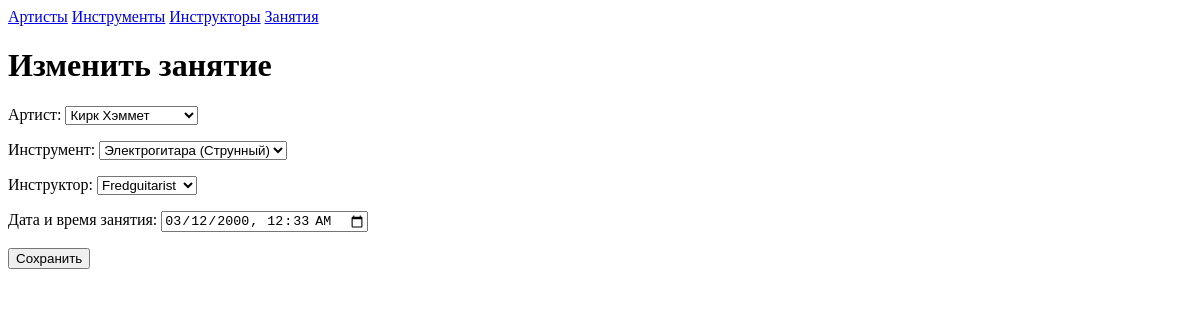
Page /Lesson/3/edit/ on the committed database.
### Application/models.py (models this page shows)
class Lesson(models.Model):
    artist = models.ForeignKey(Artist, on_delete=models.CASCADE, verbose_name="Артист")
    instructor = models.ForeignKey(Instructor, on_delete=models.CASCADE, verbose_name="Инструктор")
    instrument = models.ForeignKey(Instrument, on_delete=models.CASCADE, verbose_name="Инструмент")
    lesson_date = models.DateTimeField(verbose_name="Дата и время занятия")
    required_fields = ['artist', 'instructor', 'instrument', 'lesson_date']
    class Meta:
        verbose_name = "занятие"
        verbose_name_plural = "занятия"

### Application/views.py (the view)
# urls.py: path('Lesson/<int:pk>/edit/', views.LessonEdit, name='LessonEdit'),
def LessonEdit(request, pk):
    return EditFromForm(request, pk, LessonForm, 'Изменить занятие')

### Application/forms.py
class LessonForm(forms.ModelForm):
    lesson_date = forms.DateTimeField(
        label="Дата и время занятия",
        widget=forms.DateTimeInput(attrs={'type': 'datetime-local'})
    )
    class Meta:
        model = Lesson
        fields = ['artist', 'instrument', 'instructor', 'lesson_date']
    def __init__(self, *args, **kwargs):
        super().__init__(*args, **kwargs)
        if self.instance and self.instance.pk and self.instance.lesson_date:
            self.initial['lesson_date'] = self.instance.lesson_date.strftime('%Y-%m-%dT%H:%M')

### Application/models.py (called while the page is built)
    def __str__(self):
        return f"{self.name}"

    def __str__(self):
        return f"{self.name} ({self.type})"

    def __str__(self):
        return f"{self.name}"

### Application/views.py (called while the page is built)
def EditFromForm(request, pk, form_model, title):
    model = get_object_or_404(form_model.Meta.model, pk=pk)
    form = form_model(request.POST or None, instance=model)
    if form.is_valid():
        form.save()
        return redirect(f'/{form_model.Meta.model.__name__}/{pk}/detail')
    return render(request, 'update.html', {'form': form, 'title': title})

### Application/templates/update.html (shortened to what this page needs)
{% extends 'header.html' %}
{% block in_body %}
<h1> {{title}} </h1>
<div class="form_block">
  <form method="POST">
    {{ form.as_p }}
    <button type="submit">Сохранить</button>
  </form>
</div>
{% endblock %}

### rows in the picture
Lesson: artist "Кирк Хэммет", instrument "Электрогитара (Струнный)", instructor "Fredguitarist", lesson_date "03/12/2000 00:33"

### other values in the picture
{{ title }} "Изменить занятие"
